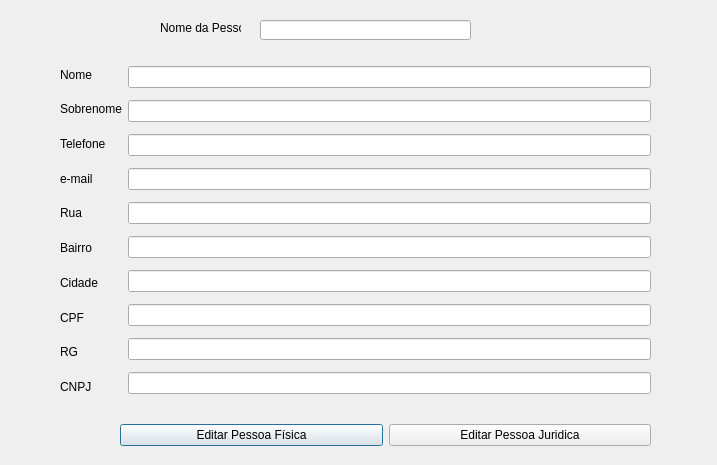
<?xml version="1.0" encoding="UTF-8"?>
<ui version="4.0">
 <class>editar</class>
 <widget class="QDialog" name="editar">
  <property name="geometry">
   <rect>
    <x>0</x>
    <y>0</y>
    <width>717</width>
    <height>465</height>
   </rect>
  </property>
  <property name="windowTitle">
   <string>Dialog</string>
  </property>
  <widget class="QLabel" name="label_20">
   <property name="geometry">
    <rect>
     <x>160</x>
     <y>20</y>
     <width>81</width>
     <height>16</height>
    </rect>
   </property>
   <property name="text">
    <string>Nome da Pessoa</string>
   </property>
  </widget>
  <widget class="QLineEdit" name="lineEdit_20">
   <property name="geometry">
    <rect>
     <x>260</x>
     <y>20</y>
     <width>211</width>
     <height>20</height>
    </rect>
   </property>
  </widget>
  <widget class="QWidget" name="">
   <property name="geometry">
    <rect>
     <x>60</x>
     <y>60</y>
     <width>591</width>
     <height>341</height>
    </rect>
   </property>
   <layout class="QHBoxLayout" name="horizontalLayout">
    <item>
     <layout class="QVBoxLayout" name="verticalLayout_3">
      <item>
       <widget class="QLabel" name="label_10">
        <property name="text">
         <string>Nome</string>
        </property>
       </widget>
      </item>
      <item>
       <widget class="QLabel" name="label_11">
        <property name="text">
         <string>Sobrenome</string>
        </property>
       </widget>
      </item>
      <item>
       <widget class="QLabel" name="label_12">
        <property name="text">
         <string>Telefone</string>
        </property>
       </widget>
      </item>
      <item>
       <widget class="QLabel" name="label_13">
        <property name="text">
         <string>e-mail</string>
        </property>
       </widget>
      </item>
      <item>
       <widget class="QLabel" name="label_14">
        <property name="text">
         <string>Rua</string>
        </property>
       </widget>
      </item>
      <item>
       <widget class="QLabel" name="label_15">
        <property name="text">
         <string>Bairro</string>
        </property>
       </widget>
      </item>
      <item>
       <widget class="QLabel" name="label_16">
        <property name="text">
         <string>Cidade</string>
        </property>
       </widget>
      </item>
      <item>
       <widget class="QLabel" name="label_17">
        <property name="text">
         <string>CPF</string>
        </property>
       </widget>
      </item>
      <item>
       <widget class="QLabel" name="label_18">
        <property name="text">
         <string>RG</string>
        </property>
       </widget>
      </item>
      <item>
       <widget class="QLabel" name="label_19">
        <property name="text">
         <string>CNPJ</string>
        </property>
       </widget>
      </item>
     </layout>
    </item>
    <item>
     <layout class="QVBoxLayout" name="verticalLayout_4">
      <item>
       <widget class="QLineEdit" name="lineEdit_10"/>
      </item>
      <item>
       <widget class="QLineEdit" name="lineEdit_11"/>
      </item>
      <item>
       <widget class="QLineEdit" name="lineEdit_12"/>
      </item>
      <item>
       <widget class="QLineEdit" name="lineEdit_13"/>
      </item>
      <item>
       <widget class="QLineEdit" name="lineEdit_14"/>
      </item>
      <item>
       <widget class="QLineEdit" name="lineEdit_15"/>
      </item>
      <item>
       <widget class="QLineEdit" name="lineEdit_16"/>
      </item>
      <item>
       <widget class="QLineEdit" name="lineEdit_17"/>
      </item>
      <item>
       <widget class="QLineEdit" name="lineEdit_18"/>
      </item>
      <item>
       <widget class="QLineEdit" name="lineEdit_19"/>
      </item>
     </layout>
    </item>
   </layout>
  </widget>
  <widget class="QWidget" name="">
   <property name="geometry">
    <rect>
     <x>120</x>
     <y>420</y>
     <width>531</width>
     <height>31</height>
    </rect>
   </property>
   <layout class="QHBoxLayout" name="horizontalLayout_2">
    <item>
     <widget class="QPushButton" name="pushButton">
      <property name="text">
       <string>Editar Pessoa Física</string>
      </property>
     </widget>
    </item>
    <item>
     <widget class="QPushButton" name="pushButton_2">
      <property name="text">
       <string>Editar Pessoa Juridica</string>
      </property>
     </widget>
    </item>
   </layout>
  </widget>
 </widget>
 <resources/>
 <connections/>
</ui>
